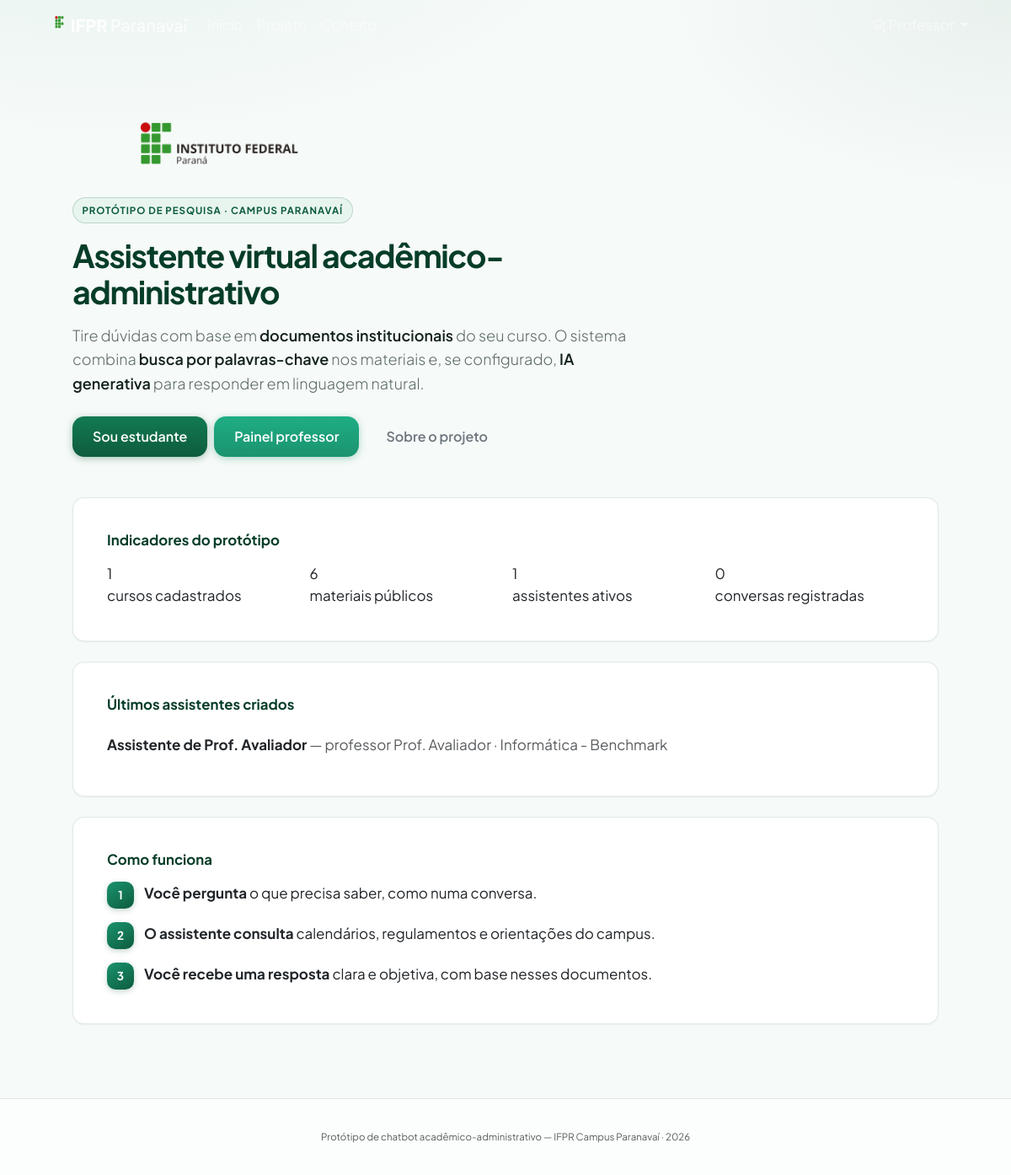
The app's page / (signed in) with its own data.
### website/models.py (models this page shows, shortened)
class ChatBot(models.Model):
    owner = models.ForeignKey(
        Professor,
        on_delete=models.CASCADE,
        related_name="chatbots",
        verbose_name="professor",
    )
    prompt = models.CharField("prompt", max_length=2000)
    materials = models.ManyToManyField(
        Material,
        related_name="chatbots",
        verbose_name="materiais",
        blank=True,
    )
    courses = models.ManyToManyField(
        Course,
        related_name="chatbots",
        verbose_name="cursos",
        blank=True,
    )
    created_at = models.DateTimeField("criado em", auto_now_add=True)
    class Meta:
        verbose_name = "chatbot"
        verbose_name_plural = "chatbots"
        ordering = ["-created_at"]
    @property
    def professor(self):
        """Compatibilidade com chat_service e templates legados."""
        return self.owner
    @property
    def assistant_title(self) -> str:
        name = self.owner.name.strip()
        if name.lower() == "secretaria":
            return "Assistente da Secretaria"
        return f"Assistente de {name}"

class Professor(models.Model):
    user = models.OneToOneField(
        settings.AUTH_USER_MODEL,
        on_delete=models.CASCADE,
        related_name="professor_profile",
        verbose_name="usuário",
    )
    name = models.CharField("nome", max_length=50)
    siape = models.CharField("SIAPE", max_length=50, unique=True)
    courses = models.ManyToManyField(
        Course,
        related_name="professors",
        verbose_name="cursos",
        blank=True,
    )
    class Meta:
        verbose_name = "professor"
        verbose_name_plural = "professores"
        ordering = ["name"]

class Course(models.Model):
    name = models.CharField("nome", max_length=50)
    class Meta:
        verbose_name = "curso"
        verbose_name_plural = "cursos"
        ordering = ["name"]

### website/views.py (the view)
# urls.py: path("", views.IndexView.as_view(), name="home"),
class IndexView(TemplateView):
    template_name = "website/index.html"
    def get_context_data(self, **kwargs):
        ctx = super().get_context_data(**kwargs)
        ctx["stats"] = {
            "courses": Course.objects.count(),
            "materials": Material.objects.filter(public=True).count(),
            "chatbots": ChatBot.objects.count(),
            "conversations": Conversation.objects.count(),
        }
        ctx["recent_chatbots"] = (
            ChatBot.objects.select_related("owner")
            .prefetch_related("courses")
            .order_by("-created_at")[:5]
        )
        return ctx

### website/context_processors.py (called while the page is built)
def portal_user(request):
    user = request.user
    ctx = {
        "portal_student": None,
        "portal_professor": None,
        "is_student": False,
        "is_professor": False,
    }
    if not user.is_authenticated:
        return ctx
    if user.groups.filter(name=GROUP_ALUNO).exists():
        ctx["is_student"] = True
        ctx["portal_student"] = getattr(user, "student_profile", None)
    if user.groups.filter(name=GROUP_PROFESSOR).exists():
        ctx["is_professor"] = True
        ctx["portal_professor"] = getattr(user, "professor_profile", None)
    return ctx

### website/templatetags/navigation_tags.py (called while the page is built)
@register.simple_tag
def nav_from_panel(panel_url_name: str) -> str:
    from urllib.parse import quote
    return f"?from={quote(reverse(panel_url_name), safe='')}"

### website/templates/website/index.html (shortened to what this page needs)
{% extends "website/base.html" %}
{% load static %}
{% block content %}
<div class="container py-4 py-lg-5">
    <section class="hero mb-4 mb-lg-5">
        <img
            class="hero-logo mb-3"
            src="{% static 'img/ifpr-marca-horizontal-parana.png' %}"
            alt="Instituto Federal do Paraná"
            width="340"
            height="80"
            decoding="async"
        >
        <span class="hero-badge">Protótipo de pesquisa · Campus Paranavaí</span>
        <h1 class="display-6 mb-3">Assistente virtual acadêmico-administrativo</h1>
        <p class="lead lead-ifpr">
            Tire dúvidas com base em <strong>documentos institucionais</strong> do seu curso.
            O sistema combina <strong>busca por palavras-chave</strong> nos materiais e, se configurado,
            <strong>IA generativa</strong> para responder em linguagem natural.
        </p>
        <div class="d-flex flex-wrap gap-2 mt-4">
            {% if user.is_authenticated and is_student %}
                <a class="btn btn-primary btn-lg" href="{% url 'student_dashboard' %}">Meu painel</a>
            {% else %}
                <a class="btn btn-primary btn-lg" href="{% url 'student_login' %}">Sou estudante</a>
            {% endif %}
            {% if user.is_authenticated and is_professor %}
                <a class="btn btn-secondary btn-lg" href="{% url 'professor_dashboard' %}">Painel professor</a>
            {% else %}
                <a class="btn btn-secondary btn-lg" href="{% url 'professor_login' %}">Sou professor</a>
            {% endif %}
            <a class="btn btn-outline-secondary btn-lg" href="{% url 'sobre' %}">Sobre o projeto</a>
        </div>
    </section>
    <section class="card mb-4">
        <div class="card-body">
            <h2 class="h5 fw-bold text-ifpr-900 mb-3">Indicadores do protótipo</h2>
            <div class="row row-cols-2 row-cols-md-4 g-3">
                <div class="col">
                    <div class="stat-card">
                        <div class="stat-value">{{ stats.courses }}</div>
                        <div class="stat-label">cursos cadastrados</div>
                    </div>
                </div>
                <div class="col">
                    <div class="stat-card">
                        <div class="stat-value">{{ stats.materials }}</div>
                        <div class="stat-label">materiais públicos</div>
                    </div>
                </div>
                <div class="col">
                    <div class="stat-card">
                        <div class="stat-value">{{ stats.chatbots }}</div>
                        <div class="stat-label">assistentes ativos</div>
                    </div>
                </div>
                <div class="col">
                    <div class="stat-card">
                        <div class="stat-value">{{ stats.conversations }}</div>
                        <div class="stat-label">conversas registradas</div>
                    </div>
                </div>
            </div>
        </div>
    </section>
    {% if recent_chatbots %}
    <section class="card mb-4">
        <div class="card-body">
            <h2 class="h5 fw-bold text-ifpr-900 mb-3">Últimos assistentes criados</h2>
            <ul class="list-group list-group-flush">
                {% for bot in recent_chatbots %}
                    <li class="list-group-item px-0">
                        <strong>{{ bot.assistant_title }}</strong>
                        <span class="text-muted"> — professor {{ bot.owner.name }}</span>
                        {% if bot.courses.all %}
                            <span class="text-muted"> · {% for c in bot.courses.all %}{{ c.name }}{% if not forloop.last %}, {% endif %}{% endfor %}</span>
                        {% endif %}
                    </li>
                {% endfor %}
            </ul>
        </div>
    </section>
    {% endif %}
    <section class="card">
        <div class="card-body">
            <h2 class="h5 fw-bold text-ifpr-900 mb-3">Como funciona</h2>
            <ol class="steps">
                <li><strong>Você pergunta</strong> o que precisa saber, como numa conversa.</li>
                <li><strong>O assistente consulta</strong> calendários, regulamentos e orientações do campus.</li>
                <li><strong>Você recebe uma resposta</strong> clara e objetiva, com base nesses documentos.</li>
            </ol>
        </div>
    </section>
</div>
{% endblock %}

### static/css/style.css (style rules this page uses)
:root { --ifpr-900: #063d28; --ifpr-800: #0a4d35; --ifpr-700: #0d5c3d; --ifpr-600: #127a52; --ifpr-500: #1a936f; --ifpr-100: #e8f5ef; --ifpr-50: #f4faf7; --surface: #ffffff; --surface-2: #f6faf8; --text: #14221c; --text-muted: #5c6b64; --border: rgba(13, 92, 61, 0.12); --border-strong: rgba(13, 92, 61, 0.2); --user-bubble: linear-gradient(145deg, #d4f0e3 0%, #c5e8d6 100%); --bot-bubble: #f0f4f2; --shadow-sm: 0 1px 2px rgba(10, 45, 30, 0.06); --shadow-md: 0 4px 20px rgba(10, 45, 30, 0.08); --shadow-lg: 0 12px 40px rgba(10, 45, 30, 0.12); --radius: 14px; --radius-sm: 10px; --font: "Plus Jakarta Sans", system-ui, -apple-system, sans-serif; --header-h: 3.75rem; --safe-bottom: env(safe-area-inset-bottom, 0px); }
*, *::before, *::after { box-sizing: border-box; }
html { scroll-behavior: smooth; }
body { margin: 0; min-height: 100vh; min-height: 100dvh; display: flex; flex-direction: column; font-family: var(--font); font-size: clamp(15px, 0.25vw + 14px, 17px); line-height: 1.55; color: var(--text); background: radial-gradient(1200px 600px at 10% -10%, rgba(26, 147, 111, 0.08), transparent 50%), radial-gradient(900px 500px at 100% 0%, rgba(13, 92, 61, 0.06), transparent 45%), var(--surface-2); -webkit-font-smoothing: antialiased; }
a { color: var(--ifpr-600); text-decoration: none; transition: color 0.15s ease, opacity 0.15s ease; }
.lead { font-size: clamp(1rem, 2vw, 1.125rem); color: var(--text-muted); max-width: 52ch; line-height: 1.6; }
.lead strong { color: var(--text); font-weight: 600; }
.hero { margin-bottom: clamp(1.75rem, 5vw, 2.75rem); }
.hero-logo { display: block; width: min(100%, 20rem); height: auto; }
.hero-badge { display: inline-block; font-size: 0.72rem; font-weight: 700; text-transform: uppercase; letter-spacing: 0.08em; color: var(--ifpr-700); background: var(--ifpr-100); border: 1px solid var(--border-strong); padding: 0.35rem 0.65rem; border-radius: 999px; margin-bottom: 1rem; }
.hero h1 { margin: 0 0 1rem; font-size: clamp(1.65rem, 5vw, 2.35rem); font-weight: 700; letter-spacing: -0.035em; color: var(--ifpr-900); line-height: 1.15; max-width: 18ch; }
@media (min-width: 640px) { .hero h1 { max-width: 22ch; } }
.btn { display: inline-flex; align-items: center; justify-content: center; gap: 0.4rem; min-height: 2.75rem; padding: 0.55rem 1.2rem; border-radius: 12px; font-family: inherit; font-weight: 600; font-size: 0.95rem; border: none; cursor: pointer; text-align: center; text-decoration: none; transition: transform 0.12s ease, box-shadow 0.12s ease, background 0.12s ease; }
.btn-primary { background: linear-gradient(180deg, var(--ifpr-600) 0%, var(--ifpr-700) 100%); color: #fff; box-shadow: 0 2px 8px rgba(13, 92, 61, 0.35); }
.btn-secondary { background: linear-gradient(180deg, #1fad85 0%, var(--ifpr-500) 100%); color: #fff; box-shadow: 0 2px 8px rgba(26, 147, 111, 0.35); }
.btn-lg { min-height: 3rem; padding-inline: 1.5rem; font-size: 1rem; border-radius: 14px; }
.card { background: var(--surface); border: 1px solid var(--border); border-radius: var(--radius); padding: clamp(1.15rem, 3vw, 1.5rem); box-shadow: var(--shadow-sm); transition: box-shadow 0.2s ease, border-color 0.2s ease; }
.card h2 { margin: 0 0 0.85rem; font-size: 1.05rem; font-weight: 700; color: var(--ifpr-900); }
.steps { margin: 0; padding: 0; list-style: none; counter-reset: step; }
.steps li { position: relative; padding-left: 2.75rem; margin-bottom: 1rem; min-height: 2rem; }
.steps li:last-child { margin-bottom: 0; }
.steps li::before { counter-increment: step; content: counter(step); position: absolute; left: 0; top: 0; width: 2rem; height: 2rem; line-height: 2rem; text-align: center; font-size: 0.85rem; font-weight: 700; color: #fff; background: linear-gradient(145deg, var(--ifpr-500), var(--ifpr-700)); border-radius: 10px; box-shadow: 0 2px 6px rgba(13, 92, 61, 0.25); }

### records on screen
ChatBot: assistant_title "Assistente de Prof. Avaliador", owner.name "Prof. Avaliador"
Course: name "Informática - Benchmark"

### other values on screen
{{ stats.courses }} "1"
{{ stats.materials }} "6"
{{ stats.chatbots }} "1"
{{ stats.conversations }} "0"
